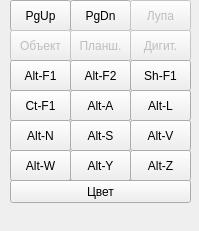
<?xml version="1.0" encoding="UTF-8"?>
<ui version="4.0">
 <class>hotKeysDockWidget</class>
 <widget class="QDockWidget" name="hotKeysDockWidget">
  <property name="geometry">
   <rect>
    <x>0</x>
    <y>0</y>
    <width>199</width>
    <height>231</height>
   </rect>
  </property>
  <property name="windowTitle">
   <string>Перечень клавиш</string>
  </property>
  <widget class="QWidget" name="dockWidgetContents">
   <widget class="QPushButton" name="pushButton">
    <property name="geometry">
     <rect>
      <x>10</x>
      <y>0</y>
      <width>61</width>
      <height>31</height>
     </rect>
    </property>
    <property name="text">
     <string>PgUp</string>
    </property>
   </widget>
   <widget class="QPushButton" name="pushButton_2">
    <property name="geometry">
     <rect>
      <x>70</x>
      <y>0</y>
      <width>61</width>
      <height>31</height>
     </rect>
    </property>
    <property name="text">
     <string>PgDn</string>
    </property>
   </widget>
   <widget class="QPushButton" name="pushButton_3">
    <property name="enabled">
     <bool>false</bool>
    </property>
    <property name="geometry">
     <rect>
      <x>130</x>
      <y>0</y>
      <width>61</width>
      <height>31</height>
     </rect>
    </property>
    <property name="text">
     <string>Лупа</string>
    </property>
   </widget>
   <widget class="QPushButton" name="pushButton_4">
    <property name="enabled">
     <bool>false</bool>
    </property>
    <property name="geometry">
     <rect>
      <x>10</x>
      <y>30</y>
      <width>61</width>
      <height>31</height>
     </rect>
    </property>
    <property name="text">
     <string>Объект</string>
    </property>
   </widget>
   <widget class="QPushButton" name="pushButton_5">
    <property name="enabled">
     <bool>false</bool>
    </property>
    <property name="geometry">
     <rect>
      <x>70</x>
      <y>30</y>
      <width>61</width>
      <height>31</height>
     </rect>
    </property>
    <property name="text">
     <string>Планш.</string>
    </property>
   </widget>
   <widget class="QPushButton" name="pushButton_6">
    <property name="enabled">
     <bool>false</bool>
    </property>
    <property name="geometry">
     <rect>
      <x>130</x>
      <y>30</y>
      <width>61</width>
      <height>31</height>
     </rect>
    </property>
    <property name="text">
     <string>Дигит.</string>
    </property>
   </widget>
   <widget class="QPushButton" name="pushButton_7">
    <property name="geometry">
     <rect>
      <x>10</x>
      <y>60</y>
      <width>61</width>
      <height>31</height>
     </rect>
    </property>
    <property name="text">
     <string>Alt-F1</string>
    </property>
   </widget>
   <widget class="QPushButton" name="pushButton_8">
    <property name="geometry">
     <rect>
      <x>70</x>
      <y>60</y>
      <width>61</width>
      <height>31</height>
     </rect>
    </property>
    <property name="text">
     <string>Alt-F2</string>
    </property>
   </widget>
   <widget class="QPushButton" name="pushButton_9">
    <property name="geometry">
     <rect>
      <x>130</x>
      <y>60</y>
      <width>61</width>
      <height>31</height>
     </rect>
    </property>
    <property name="text">
     <string>Sh-F1</string>
    </property>
   </widget>
   <widget class="QPushButton" name="pushButton_10">
    <property name="geometry">
     <rect>
      <x>10</x>
      <y>90</y>
      <width>61</width>
      <height>31</height>
     </rect>
    </property>
    <property name="text">
     <string>Ct-F1</string>
    </property>
   </widget>
   <widget class="QPushButton" name="pushButton_11">
    <property name="geometry">
     <rect>
      <x>70</x>
      <y>90</y>
      <width>61</width>
      <height>31</height>
     </rect>
    </property>
    <property name="text">
     <string>Alt-A</string>
    </property>
   </widget>
   <widget class="QPushButton" name="pushButton_12">
    <property name="geometry">
     <rect>
      <x>130</x>
      <y>90</y>
      <width>61</width>
      <height>31</height>
     </rect>
    </property>
    <property name="text">
     <string>Alt-L</string>
    </property>
   </widget>
   <widget class="QPushButton" name="pushButton_13">
    <property name="geometry">
     <rect>
      <x>10</x>
      <y>120</y>
      <width>61</width>
      <height>31</height>
     </rect>
    </property>
    <property name="text">
     <string>Alt-N</string>
    </property>
   </widget>
   <widget class="QPushButton" name="pushButton_14">
    <property name="geometry">
     <rect>
      <x>70</x>
      <y>120</y>
      <width>61</width>
      <height>31</height>
     </rect>
    </property>
    <property name="text">
     <string>Alt-S</string>
    </property>
   </widget>
   <widget class="QPushButton" name="pushButton_15">
    <property name="geometry">
     <rect>
      <x>130</x>
      <y>120</y>
      <width>61</width>
      <height>31</height>
     </rect>
    </property>
    <property name="text">
     <string>Alt-V</string>
    </property>
   </widget>
   <widget class="QPushButton" name="pushButton_16">
    <property name="geometry">
     <rect>
      <x>10</x>
      <y>150</y>
      <width>61</width>
      <height>31</height>
     </rect>
    </property>
    <property name="text">
     <string>Alt-W</string>
    </property>
   </widget>
   <widget class="QPushButton" name="pushButton_17">
    <property name="geometry">
     <rect>
      <x>70</x>
      <y>150</y>
      <width>61</width>
      <height>31</height>
     </rect>
    </property>
    <property name="text">
     <string>Alt-Y</string>
    </property>
   </widget>
   <widget class="QPushButton" name="pushButton_18">
    <property name="geometry">
     <rect>
      <x>130</x>
      <y>150</y>
      <width>61</width>
      <height>31</height>
     </rect>
    </property>
    <property name="text">
     <string>Alt-Z</string>
    </property>
   </widget>
   <widget class="QPushButton" name="pushButton_19">
    <property name="geometry">
     <rect>
      <x>10</x>
      <y>180</y>
      <width>181</width>
      <height>23</height>
     </rect>
    </property>
    <property name="text">
     <string>Цвет</string>
    </property>
   </widget>
  </widget>
 </widget>
 <resources/>
 <connections/>
</ui>
